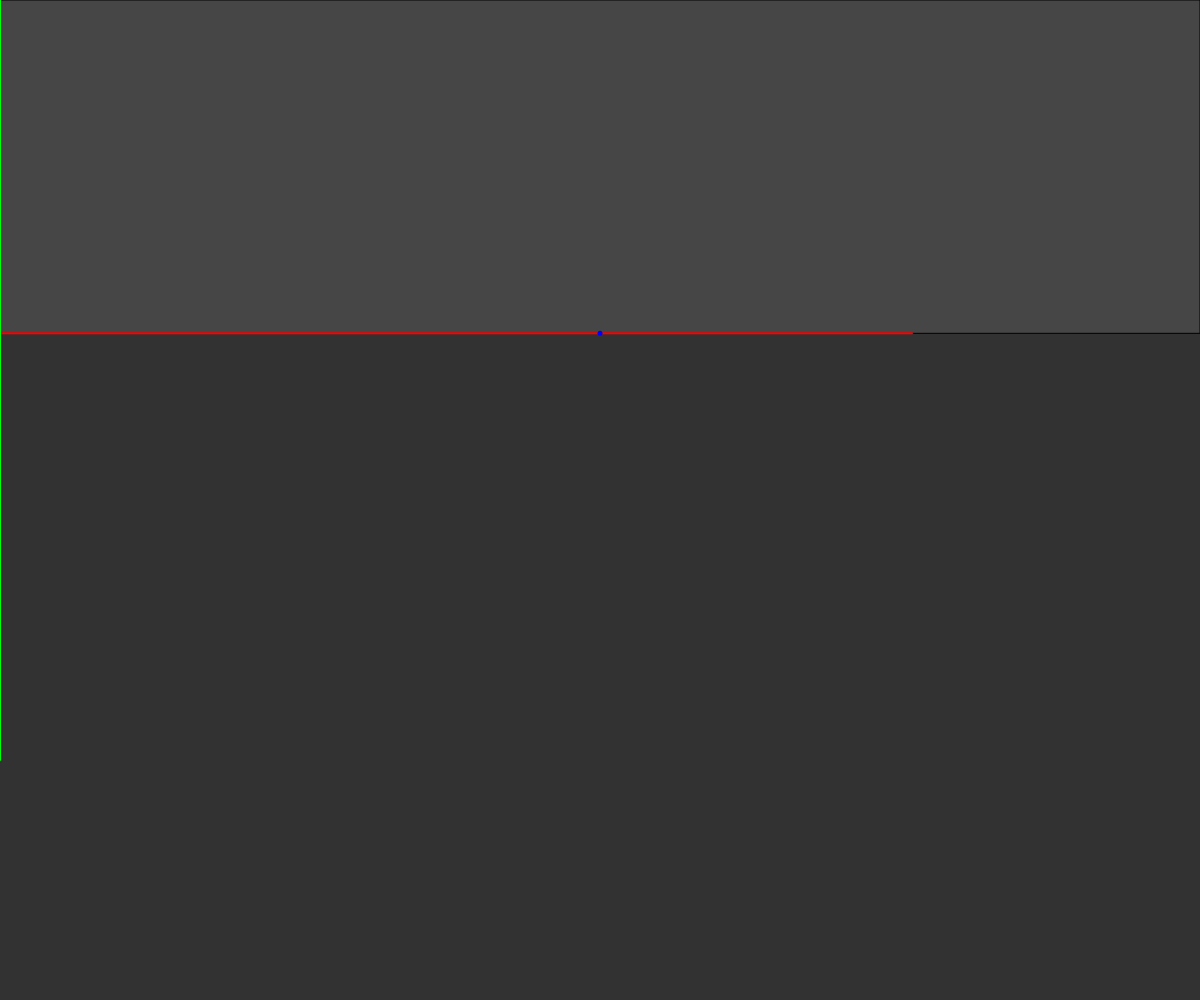
Frame 1 (no input)
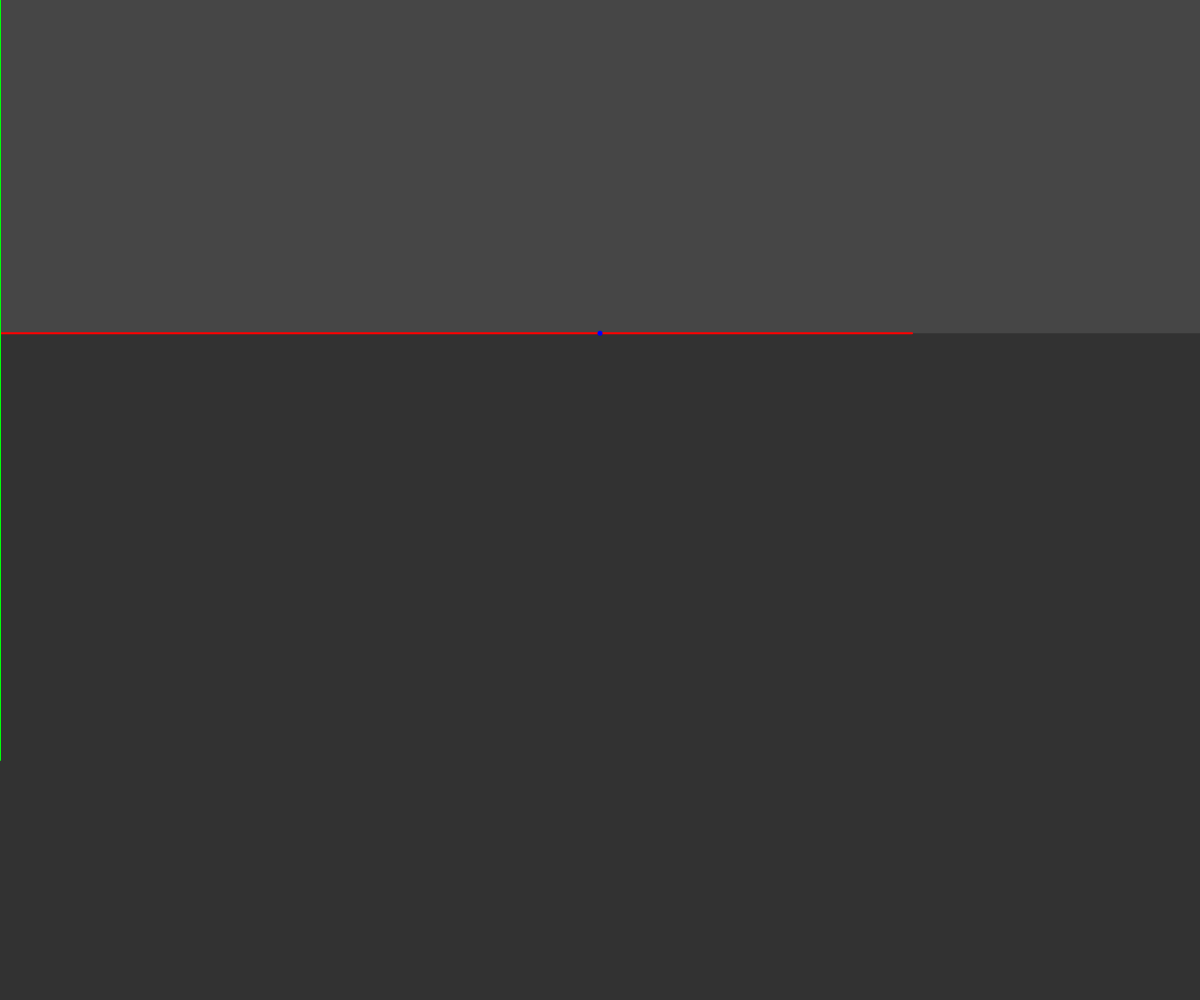
Frame 60 (no input)
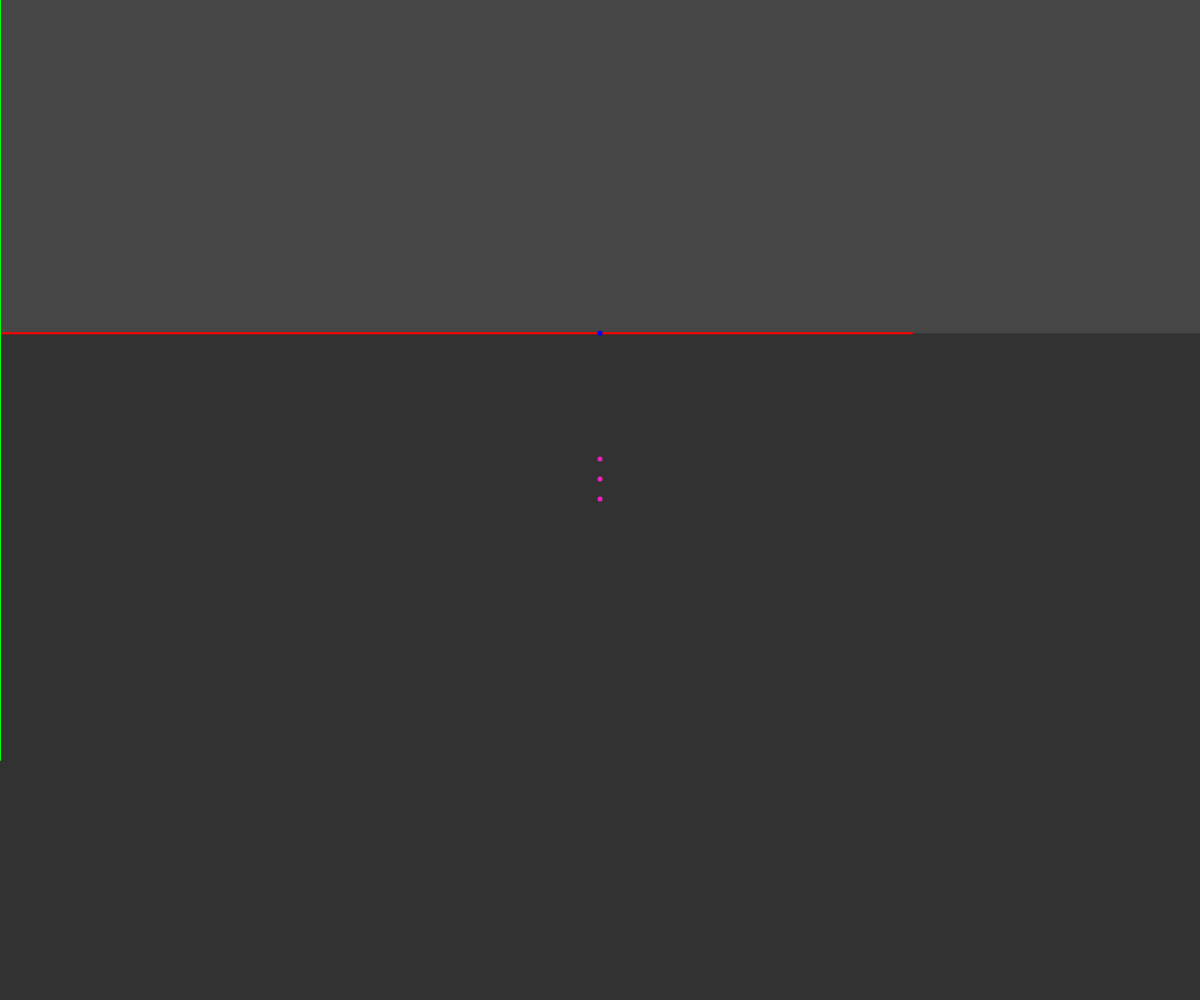
Frame 120 (the mouse pressed at the canvas centre since frame 60)

The p5.js sketch that drew these frames (run headless with seeded random() and noise() and a simulated clock; from frame 60 on, the mouse is pressed at the canvas centre):

// p5.js sketch
// ── sketch.js

var SPEED = 1;
var DIAMETER = 5;
var LIFESPAN = 500;
var balls = [];
var target;
var bottomY;
var OUT = 0;
var IN = 1;
var freq = 20;
var N_OUT = 1;
var N_IN = 1.5;

function setup() {
  createCanvas(windowWidth, windowHeight);
  bottomY = height/3;
  target = createVector(width/2, bottomY);
  frameRate(60);
}


function draw() {
  background(50, 50, 50);

  fill(70, 70, 70);
  rect(0, 0, width, bottomY)

  //translate(width/5, height/5);

  strokeWeight(2);
  stroke(255, 0, 0);
  line(0, bottomY, width * 4/5 * 0.95, bottomY);

  stroke(0, 255, 08);
  line(0, 0, 0, height * 4/5 * 0.95);

  noStroke();
  fill(0, 0, 255);
  ellipse(target.x, target.y, 5);

  if(mouseX > 0 && mouseY > 0 && frameCount % freq == 0){
    balls.push(new Ball(mouseX, mouseY, target));
  }

  var toRemove = [];
  var ball;
  for(var i = 0; i < balls.length; i++) {
    ball = balls[i];
    ball.move();
    ball.draw();
    ball.checkBounce();
    if(ball.lifespan == 0) {
      toRemove.push(i);
    }
  }

  // Remove dead balls
  for(var i = 0; i < toRemove.length; i++) {
    balls.splice(toRemove[i], 1);
  }
}

function Ball(x, y, target) {
  this.p = createVector(x, y);
  this.s = p5.Vector.sub(target, this.p);
  this.s.normalize();
  this.s.mult(SPEED);
  this.d = DIAMETER;
  this.lifespan = LIFESPAN;
  this.bounced = false;

  if(this.p.y > bottomY) {
    this.side = OUT;
  } else {
    this.side = IN;
  }

  this.move = function() {
    this.p.add(this.s);
    this.lifespan--;
  }

  this.draw = function() {
    noStroke();
    var a = map(this.lifespan, 0, LIFESPAN, 0, 255);
    fill(250, 30, 200, a);
    ellipse(this.p.x, this.p.y, this.d)
  }

  this.checkBounce = function() {
    if(this.bounced) return;
    var side = this.p.y > bottomY ? OUT : IN;
    if(side != this.side) {
      this.interact();
    }
  }

  this.interact = function() {
    var theta1 = this.s.angleBetween(createVector(0, 100));
    console.log(degrees(theta1).toFixed(0));
    var n1, n2;
    if(this.side == IN) {
      n1 = N_IN;
      n2 = N_OUT;
    } else {
      n1 = N_OUT;
      n2 = N_IN;
    }

    theta2 = asin(n1/n2 * sin(theta1));

    var total = false;
    if(!theta2) {
      theta2 = theta1;
      total = true;
    }
    //print(degrees(theta1), degrees(theta2))
    var magS = this.s.mag() * n1/n2;
    var signX = sign(this.s.x);
    var signY = sign(this.s.y);
    this.s.x = magS * sin(theta2);
    this.s.y = magS * cos(theta2);

    if(sign(this.s.x) != signX) {
      this.s.x *= -1;
    }
    if(sign(this.s.y) != signY) {
      this.s.y *= -1;
    }
    if(total) {
      this.s.y *= -1;
    }
    this.bounced = true;
  }
}

function sign(n) {
  var s = n >= 0 ? 1 : -1;
  return s;
}
